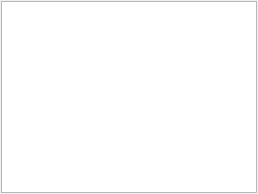
<?xml version="1.0" encoding="UTF-8"?>
<ui version="4.0">
 <class>Dialog</class>
 <widget class="QDialog" name="Dialog">
  <property name="geometry">
   <rect>
    <x>0</x>
    <y>0</y>
    <width>258</width>
    <height>194</height>
   </rect>
  </property>
  <property name="sizePolicy">
   <sizepolicy hsizetype="Minimum" vsizetype="Minimum">
    <horstretch>0</horstretch>
    <verstretch>0</verstretch>
   </sizepolicy>
  </property>
  <property name="windowTitle">
   <string>MyStickyNotes</string>
  </property>
  <property name="windowOpacity">
   <double>1.000000000000000</double>
  </property>
  <property name="styleSheet">
   <string notr="true"/>
  </property>
  <layout class="QHBoxLayout" name="horizontalLayout">
   <property name="spacing">
    <number>6</number>
   </property>
   <property name="sizeConstraint">
    <enum>QLayout::SetFixedSize</enum>
   </property>
   <property name="leftMargin">
    <number>1</number>
   </property>
   <property name="topMargin">
    <number>1</number>
   </property>
   <property name="rightMargin">
    <number>1</number>
   </property>
   <property name="bottomMargin">
    <number>1</number>
   </property>
   <item>
    <widget class="QGraphicsView" name="graphicsView">
     <property name="lineWidth">
      <number>1</number>
     </property>
    </widget>
   </item>
  </layout>
  <action name="newFromClipboardAction">
   <property name="text">
    <string>New from clipboard...</string>
   </property>
  </action>
 </widget>
 <layoutdefault spacing="6" margin="11"/>
 <resources/>
 <connections/>
</ui>
